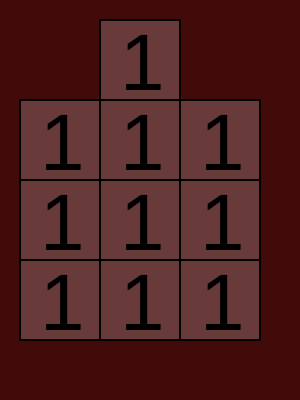
Frame 1 (no input)
Frame 60 (no input): identical to frame 1, image omitted
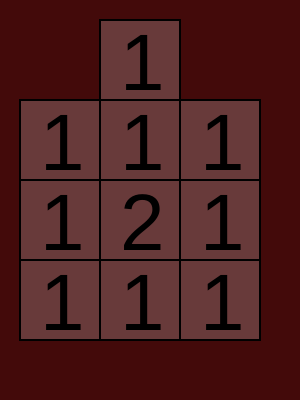
Frame 120 (the mouse pressed at the canvas centre since frame 60)

The p5.js sketch that drew these frames (run headless with seeded random() and noise() and a simulated clock; from frame 60 on, the mouse is pressed at the canvas centre):

// p5.js sketch
// ── sketch.js
let col_0 = [3];
let col_1 = [4];
let col_2 = [3];

let w = 80;
let anchor = 100;

function setup() {
  createCanvas(300, 400);
  for (let i = 0; i < 4; i++) {
    if (i !== 3) {
      col_0[i] = new Tile(20, anchor + i * w);
      col_2[i] = new Tile(20 + 2 * w, anchor + i * w);
    }
    col_1[i] = new Tile(20 + w, anchor - w + i * w);
  }
}

function draw() {
  background(67, 10, 10);
  for (let i = 0; i < 4; i++) {
    if (i !== 3) {
      col_0[i].show();
      col_2[i].show();
    }
    col_1[i].show();
  }
}


function touchStarted() {
  for (let i = 0; i < 10; i++) {
    if (i < 3) {
      if (collide(col_0[i])) {
        col_0[i].changeVal();
        break;
      }
    } else if (i < 7) {
      if (collide(col_1[i - 3])) {
        col_1[i - 3].changeVal();
        break;
      }
    } else {
      if (collide(col_2[i - 7])) {
        col_2[i - 7].changeVal();
        break;
      }
    }
  }
}

function collide(tile) {
  if (mouseX > tile.x && mouseX < tile.x + w && mouseY > tile.y && mouseY < tile.y + w) {
    return true;
  } else {
    return false
  }

}

class Tile {
  constructor(x, y) {
    this.x = x;
    this.y = y;
    this.val = 1;
  }

  show() {
    strokeWeight(2);
    fill(255, 50);
    rect(this.x, this.y, w, w);
    fill(0);
    textSize((this.val > 9) ? 3 * w / 4 : w);
    text(this.val, (this.val > 9) ? (this.x + w / 16) : (this.x + w / 4), this.y + w - 10);
  }

  changeVal() {
    this.val++;
    if (this.val > 10) {
      this.val = 1;
    }
  }

}
